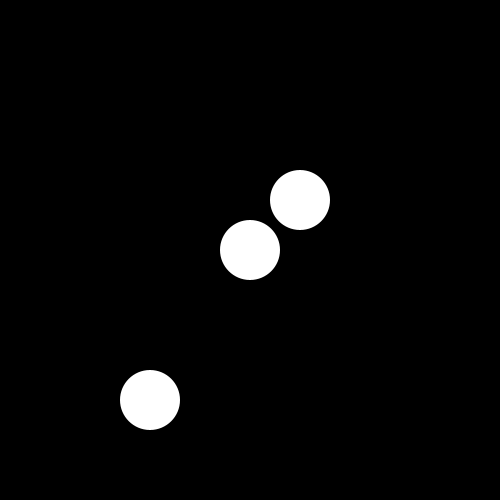
Frame 1 (no input)
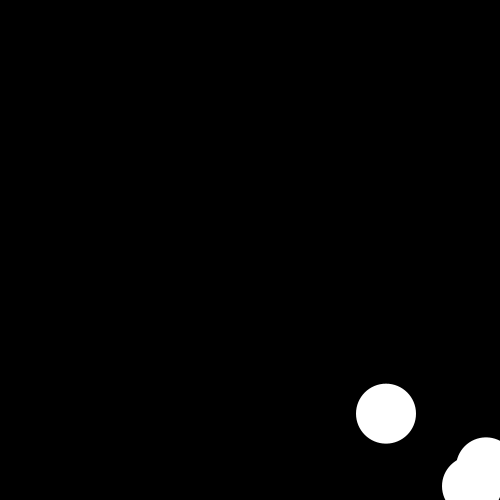
Frame 60 (the mouse pressed at the canvas centre just before this capture)
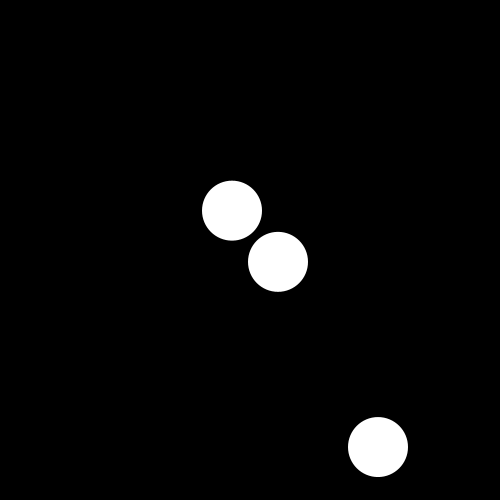
Frame 120 (the mouse held since frame 60 and released just before this capture)

The Processing sketch that drew these frames (run headless with seeded random() and noise(); from frame 60 on, the mouse is pressed at the canvas centre):

// Processing sketch: processing_135056
// ── processing_135056.pde

//Declare
Ball myBall;
Ball myBall2;
Ball myBall3;
 
void setup(){
  size(500,500);
  smooth();
   
//Initialize 
  myBall = new Ball(250,250);
  myBall2 = new Ball(150,400);
  myBall3 = new Ball(300,200);
}
 
void draw(){
  background(0);
   
//Call Functionality
  myBall.run();
  myBall2.run();
  myBall3.run();
}
 
class Ball{
//Global Variables
  float x = 0;
  float y = 0;
  float speedX = 4;
  float speedY = 0.5;
   
//Constructor
  Ball(float _x, float _y){
   
    x = _x;
    y = _y;
   
  }
 
 
 //Functions
  void run(){
  display();
  move();
  bounce();
  gravity();
   
  }
   
  void gravity(){
    speedY += 0.15;
  }
   
  void bounce(){
    if(x > width){
      speedX = speedX * -1;
    }
    if(x < 0){
      speedX = speedX * -1;
    }   
    if(y > height){
      speedY = speedY * -1;
    }
    if(y < 0){
      speedY = speedY * -1;
    }
     
  }
   
  void move(){
    x += speedX;
    y += speedY;
 }
   
  void display(){
    noStroke();
  ellipse(x,y,60,60);

  
 }
 
}
